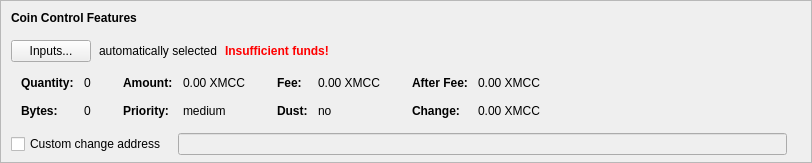
    <widget class="QFrame" name="frameCoinControl">
     <property name="sizePolicy">
      <sizepolicy hsizetype="Expanding" vsizetype="Expanding">
       <horstretch>0</horstretch>
       <verstretch>0</verstretch>
      </sizepolicy>
     </property>
     <property name="maximumSize">
      <size>
       <width>16777215</width>
       <height>16777215</height>
      </size>
     </property>
     <property name="frameShape">
      <enum>QFrame::StyledPanel</enum>
     </property>
     <property name="frameShadow">
      <enum>QFrame::Sunken</enum>
     </property>
     <layout class="QVBoxLayout" name="verticalLayoutCoinControl2">
      <property name="spacing">
       <number>0</number>
      </property>
      <property name="leftMargin">
       <number>0</number>
      </property>
      <property name="topMargin">
       <number>0</number>
      </property>
      <property name="rightMargin">
       <number>0</number>
      </property>
      <property name="bottomMargin">
       <number>6</number>
      </property>
      <item>
       <layout class="QVBoxLayout" name="verticalLayoutCoinControl" stretch="0,0,0,0,1">
        <property name="spacing">
         <number>0</number>
        </property>
        <property name="leftMargin">
         <number>10</number>
        </property>
        <property name="topMargin">
         <number>10</number>
        </property>
        <item>
         <layout class="QHBoxLayout" name="horizontalLayoutCoinControl1">
          <property name="bottomMargin">
           <number>15</number>
          </property>
          <item>
           <widget class="QLabel" name="labelCoinControlFeatures">
            <property name="sizePolicy">
             <sizepolicy hsizetype="Preferred" vsizetype="Maximum">
              <horstretch>0</horstretch>
              <verstretch>0</verstretch>
             </sizepolicy>
            </property>
            <property name="font">
             <font>
              <weight>75</weight>
              <bold>true</bold>
             </font>
            </property>
            <property name="styleSheet">
             <string notr="true">font-weight:bold;</string>
            </property>
            <property name="text">
             <string>Coin Control Features</string>
            </property>
           </widget>
          </item>
         </layout>
        </item>
        <item>
         <layout class="QHBoxLayout" name="horizontalLayoutCoinControl2" stretch="0,0,0,0">
          <property name="spacing">
           <number>8</number>
          </property>
          <property name="bottomMargin">
           <number>10</number>
          </property>
          <item>
           <widget class="QPushButton" name="pushButtonCoinControl">
            <property name="styleSheet">
             <string notr="true"/>
            </property>
            <property name="text">
             <string>Inputs...</string>
            </property>
            <property name="autoDefault">
             <bool>false</bool>
            </property>
           </widget>
          </item>
          <item>
           <widget class="QLabel" name="labelCoinControlAutomaticallySelected">
            <property name="text">
             <string>automatically selected</string>
            </property>
            <property name="margin">
             <number>5</number>
            </property>
           </widget>
          </item>
          <item>
           <widget class="QLabel" name="labelCoinControlInsuffFunds">
            <property name="font">
             <font>
              <weight>75</weight>
              <bold>true</bold>
             </font>
            </property>
            <property name="styleSheet">
             <string notr="true">color:red;font-weight:bold;</string>
            </property>
            <property name="text">
             <string>Insufficient funds!</string>
            </property>
            <property name="margin">
             <number>5</number>
            </property>
           </widget>
          </item>
          <item>
           <spacer name="horizontalSpacerCoinControl">
            <property name="orientation">
             <enum>Qt::Horizontal</enum>
            </property>
            <property name="sizeHint" stdset="0">
             <size>
              <width>40</width>
              <height>1</height>
             </size>
            </property>
           </spacer>
          </item>
         </layout>
        </item>
        <item>
         <widget class="QWidget" name="widgetCoinControl" native="true">
          <property name="sizePolicy">
           <sizepolicy hsizetype="Preferred" vsizetype="Preferred">
            <horstretch>0</horstretch>
            <verstretch>0</verstretch>
           </sizepolicy>
          </property>
          <property name="minimumSize">
           <size>
            <width>0</width>
            <height>0</height>
           </size>
          </property>
          <property name="styleSheet">
           <string notr="true"/>
          </property>
          <layout class="QHBoxLayout" name="horizontalLayoutCoinControl5">
           <property name="leftMargin">
            <number>0</number>
           </property>
           <property name="topMargin">
            <number>0</number>
           </property>
           <property name="rightMargin">
            <number>0</number>
           </property>
           <property name="bottomMargin">
            <number>0</number>
           </property>
           <item>
            <layout class="QHBoxLayout" name="horizontalLayoutCoinControl3" stretch="0,0,0,1">
             <property name="spacing">
              <number>20</number>
             </property>
             <property name="topMargin">
              <number>0</number>
             </property>
             <property name="bottomMargin">
              <number>10</number>
             </property>
             <item>
              <layout class="QFormLayout" name="formLayoutCoinControl1">
               <property name="horizontalSpacing">
                <number>10</number>
               </property>
               <property name="verticalSpacing">
                <number>14</number>
               </property>
               <property name="leftMargin">
                <number>10</number>
               </property>
               <property name="topMargin">
                <number>4</number>
               </property>
               <property name="rightMargin">
                <number>6</number>
               </property>
               <item row="0" column="0">
                <widget class="QLabel" name="labelCoinControlQuantityText">
                 <property name="font">
                  <font>
                   <weight>75</weight>
                   <bold>true</bold>
                  </font>
                 </property>
                 <property name="text">
                  <string>Quantity:</string>
                 </property>
                 <property name="margin">
                  <number>0</number>
                 </property>
                </widget>
               </item>
               <item row="0" column="1">
                <widget class="QLabel" name="labelCoinControlQuantity">
                 <property name="cursor">
                  <cursorShape>IBeamCursor</cursorShape>
                 </property>
                 <property name="contextMenuPolicy">
                  <enum>Qt::ActionsContextMenu</enum>
                 </property>
                 <property name="text">
                  <string notr="true">0</string>
                 </property>
                 <property name="margin">
                  <number>0</number>
                 </property>
                 <property name="textInteractionFlags">
                  <set>Qt::LinksAccessibleByMouse|Qt::TextSelectableByKeyboard|Qt::TextSelectableByMouse</set>
                 </property>
                </widget>
               </item>
               <item row="1" column="0">
                <widget class="QLabel" name="labelCoinControlBytesText">
                 <property name="font">
                  <font>
                   <weight>75</weight>
                   <bold>true</bold>
                  </font>
                 </property>
                 <property name="text">
                  <string>Bytes:</string>
                 </property>
                </widget>
               </item>
               <item row="1" column="1">
                <widget class="QLabel" name="labelCoinControlBytes">
                 <property name="cursor">
                  <cursorShape>IBeamCursor</cursorShape>
                 </property>
                 <property name="contextMenuPolicy">
                  <enum>Qt::ActionsContextMenu</enum>
                 </property>
                 <property name="text">
                  <string notr="true">0</string>
                 </property>
                 <property name="textInteractionFlags">
                  <set>Qt::LinksAccessibleByMouse|Qt::TextSelectableByKeyboard|Qt::TextSelectableByMouse</set>
                 </property>
                </widget>
               </item>
              </layout>
             </item>
             <item>
              <layout class="QFormLayout" name="formLayoutCoinControl2">
               <property name="horizontalSpacing">
                <number>10</number>
               </property>
               <property name="verticalSpacing">
                <number>14</number>
               </property>
               <property name="leftMargin">
                <number>6</number>
               </property>
               <property name="topMargin">
                <number>4</number>
               </property>
               <property name="rightMargin">
                <number>6</number>
               </property>
               <item row="0" column="0">
                <widget class="QLabel" name="labelCoinControlAmountText">
                 <property name="font">
                  <font>
                   <weight>75</weight>
                   <bold>true</bold>
                  </font>
                 </property>
                 <property name="text">
                  <string>Amount:</string>
                 </property>
                 <property name="margin">
                  <number>0</number>
                 </property>
                </widget>
               </item>
               <item row="0" column="1">
                <widget class="QLabel" name="labelCoinControlAmount">
                 <property name="cursor">
                  <cursorShape>IBeamCursor</cursorShape>
                 </property>
                 <property name="contextMenuPolicy">
                  <enum>Qt::ActionsContextMenu</enum>
                 </property>
                 <property name="text">
                  <string notr="true">0.00 XMCC</string>
                 </property>
                 <property name="textInteractionFlags">
                  <set>Qt::LinksAccessibleByMouse|Qt::TextSelectableByKeyboard|Qt::TextSelectableByMouse</set>
                 </property>
                </widget>
               </item>
               <item row="1" column="0">
                <widget class="QLabel" name="labelCoinControlPriorityText">
                 <property name="font">
                  <font>
                   <weight>75</weight>
                   <bold>true</bold>
                  </font>
                 </property>
                 <property name="text">
                  <string>Priority:</string>
                 </property>
                </widget>
               </item>
               <item row="1" column="1">
                <widget class="QLabel" name="labelCoinControlPriority">
                 <property name="cursor">
                  <cursorShape>IBeamCursor</cursorShape>
                 </property>
                 <property name="contextMenuPolicy">
                  <enum>Qt::ActionsContextMenu</enum>
                 </property>
                 <property name="text">
                  <string>medium</string>
                 </property>
                 <property name="textInteractionFlags">
                  <set>Qt::LinksAccessibleByMouse|Qt::TextSelectableByKeyboard|Qt::TextSelectableByMouse</set>
                 </property>
                </widget>
               </item>
              </layout>
             </item>
             <item>
              <layout class="QFormLayout" name="formLayoutCoinControl3">
               <property name="horizontalSpacing">
                <number>10</number>
               </property>
               <property name="verticalSpacing">
                <number>14</number>
               </property>
               <property name="leftMargin">
                <number>6</number>
               </property>
               <property name="topMargin">
                <number>4</number>
               </property>
               <property name="rightMargin">
                <number>6</number>
               </property>
               <item row="0" column="0">
                <widget class="QLabel" name="labelCoinControlFeeText">
                 <property name="font">
                  <font>
                   <weight>75</weight>
                   <bold>true</bold>
                  </font>
                 </property>
                 <property name="text">
                  <string>Fee:</string>
                 </property>
                 <property name="margin">
                  <number>0</number>
                 </property>
                </widget>
               </item>
               <item row="0" column="1">
                <widget class="QLabel" name="labelCoinControlFee">
                 <property name="cursor">
                  <cursorShape>IBeamCursor</cursorShape>
                 </property>
                 <property name="contextMenuPolicy">
                  <enum>Qt::ActionsContextMenu</enum>
                 </property>
                 <property name="text">
                  <string notr="true">0.00 XMCC</string>
                 </property>
                 <property name="textInteractionFlags">
                  <set>Qt::LinksAccessibleByMouse|Qt::TextSelectableByKeyboard|Qt::TextSelectableByMouse</set>
                 </property>
                </widget>
               </item>
               <item row="1" column="0">
                <widget class="QLabel" name="labelCoinControlLowOutputText">
                 <property name="font">
                  <font>
                   <weight>75</weight>
                   <bold>true</bold>
                  </font>
                 </property>
                 <property name="text">
                  <string>Dust:</string>
                 </property>
                </widget>
               </item>
               <item row="1" column="1">
                <widget class="QLabel" name="labelCoinControlLowOutput">
                 <property name="cursor">
                  <cursorShape>IBeamCursor</cursorShape>
                 </property>
                 <property name="contextMenuPolicy">
                  <enum>Qt::ActionsContextMenu</enum>
                 </property>
                 <property name="text">
                  <string>no</string>
                 </property>
                 <property name="textInteractionFlags">
                  <set>Qt::LinksAccessibleByMouse|Qt::TextSelectableByKeyboard|Qt::TextSelectableByMouse</set>
                 </property>
                </widget>
               </item>
              </layout>
             </item>
             <item>
              <layout class="QFormLayout" name="formLayoutCoinControl4">
               <property name="horizontalSpacing">
                <number>10</number>
               </property>
               <property name="verticalSpacing">
                <number>14</number>
               </property>
               <property name="leftMargin">
                <number>6</number>
               </property>
               <property name="topMargin">
                <number>4</number>
               </property>
               <property name="rightMargin">
                <number>6</number>
               </property>
               <item row="0" column="0">
                <widget class="QLabel" name="labelCoinControlAfterFeeText">
                 <property name="font">
                  <font>
                   <weight>75</weight>
                   <bold>true</bold>
                  </font>
                 </property>
                 <property name="text">
                  <string>After Fee:</string>
                 </property>
                 <property name="margin">
                  <number>0</number>
                 </property>
                </widget>
               </item>
               <item row="0" column="1">
                <widget class="QLabel" name="labelCoinControlAfterFee">
                 <property name="cursor">
                  <cursorShape>IBeamCursor</cursorShape>
                 </property>
                 <property name="contextMenuPolicy">
                  <enum>Qt::ActionsContextMenu</enum>
                 </property>
                 <property name="text">
                  <string notr="true">0.00 XMCC</string>
                 </property>
                 <property name="textInteractionFlags">
                  <set>Qt::LinksAccessibleByMouse|Qt::TextSelectableByKeyboard|Qt::TextSelectableByMouse</set>
                 </property>
                </widget>
               </item>
               <item row="1" column="0">
                <widget class="QLabel" name="labelCoinControlChangeText">
                 <property name="font">
                  <font>
                   <weight>75</weight>
                   <bold>true</bold>
                  </font>
                 </property>
                 <property name="text">
                  <string>Change:</string>
                 </property>
                </widget>
               </item>
               <item row="1" column="1">
                <widget class="QLabel" name="labelCoinControlChange">
                 <property name="cursor">
                  <cursorShape>IBeamCursor</cursorShape>
                 </property>
                 <property name="contextMenuPolicy">
                  <enum>Qt::ActionsContextMenu</enum>
                 </property>
                 <property name="text">
                  <string notr="true">0.00 XMCC</string>
                 </property>
                 <property name="textInteractionFlags">
                  <set>Qt::LinksAccessibleByMouse|Qt::TextSelectableByKeyboard|Qt::TextSelectableByMouse</set>
                 </property>
                </widget>
               </item>
              </layout>
             </item>
            </layout>
           </item>
          </layout>
         </widget>
        </item>
        <item>
         <layout class="QHBoxLayout" name="horizontalLayoutCoinControl4" stretch="0,0,0">
          <property name="spacing">
           <number>12</number>
          </property>
          <property name="sizeConstraint">
           <enum>QLayout::SetDefaultConstraint</enum>
          </property>
          <property name="topMargin">
           <number>5</number>
          </property>
          <property name="rightMargin">
           <number>5</number>
          </property>
          <item>
           <widget class="QCheckBox" name="checkBoxCoinControlChange">
            <property name="toolTip">
             <string>If this is activated, but the change address is empty or invalid, change will be sent to a newly generated address.</string>
            </property>
            <property name="text">
             <string>Custom change address</string>
            </property>
           </widget>
          </item>
          <item>
           <widget class="QValidatedLineEdit" name="lineEditCoinControlChange">
            <property name="enabled">
             <bool>false</bool>
            </property>
            <property name="sizePolicy">
             <sizepolicy hsizetype="Expanding" vsizetype="Fixed">
              <horstretch>0</horstretch>
              <verstretch>0</verstretch>
             </sizepolicy>
            </property>
           </widget>
          </item>
          <item>
           <widget class="QLabel" name="labelCoinControlChangeLabel">
            <property name="sizePolicy">
             <sizepolicy hsizetype="Preferred" vsizetype="Expanding">
              <horstretch>0</horstretch>
              <verstretch>0</verstretch>
             </sizepolicy>
            </property>
            <property name="minimumSize">
             <size>
              <width>0</width>
              <height>0</height>
             </size>
            </property>
            <property name="text">
             <string/>
            </property>
            <property name="margin">
             <number>3</number>
            </property>
           </widget>
          </item>
         </layout>
        </item>
        <item>
         <spacer name="verticalSpacerCoinControl">
          <property name="orientation">
           <enum>Qt::Vertical</enum>
          </property>
          <property name="sizeHint" stdset="0">
           <size>
            <width>800</width>
            <height>1</height>
           </size>
          </property>
         </spacer>
        </item>
       </layout>
      </item>
     </layout>
    </widget>
